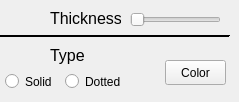
    <widget class="QWidget" name="tab_edge">
     <attribute name="title">
      <string>Edge</string>
     </attribute>
     <widget class="QPushButton" name="button_edge_color">
      <property name="geometry">
       <rect>
        <x>165</x>
        <y>60</y>
        <width>61</width>
        <height>25</height>
       </rect>
      </property>
      <property name="text">
       <string>Color</string>
      </property>
     </widget>
     <widget class="QSlider" name="slider_thickness">
      <property name="geometry">
       <rect>
        <x>130</x>
        <y>10</y>
        <width>91</width>
        <height>20</height>
       </rect>
      </property>
      <property name="orientation">
       <enum>Qt::Horizontal</enum>
      </property>
     </widget>
     <widget class="QLabel" name="label_12">
      <property name="geometry">
       <rect>
        <x>50</x>
        <y>10</y>
        <width>71</width>
        <height>17</height>
       </rect>
      </property>
      <property name="font">
       <font>
        <pointsize>12</pointsize>
        <weight>50</weight>
        <bold>false</bold>
       </font>
      </property>
      <property name="text">
       <string>Thickness</string>
      </property>
     </widget>
     <widget class="QRadioButton" name="type_solid">
      <property name="geometry">
       <rect>
        <x>5</x>
        <y>70</y>
        <width>61</width>
        <height>23</height>
       </rect>
      </property>
      <property name="text">
       <string>Solid</string>
      </property>
      <property name="checked">
       <bool>false</bool>
      </property>
     </widget>
     <widget class="QRadioButton" name="type_dotted">
      <property name="geometry">
       <rect>
        <x>65</x>
        <y>70</y>
        <width>71</width>
        <height>23</height>
       </rect>
      </property>
      <property name="text">
       <string>Dotted</string>
      </property>
      <property name="checked">
       <bool>false</bool>
      </property>
     </widget>
     <widget class="QLabel" name="label_13">
      <property name="geometry">
       <rect>
        <x>50</x>
        <y>45</y>
        <width>40</width>
        <height>20</height>
       </rect>
      </property>
      <property name="font">
       <font>
        <pointsize>12</pointsize>
        <weight>50</weight>
        <italic>false</italic>
        <bold>false</bold>
       </font>
      </property>
      <property name="text">
       <string>Type</string>
      </property>
     </widget>
     <widget class="Line" name="line">
      <property name="geometry">
       <rect>
        <x>0</x>
        <y>28</y>
        <width>230</width>
        <height>16</height>
       </rect>
      </property>
      <property name="palette">
       <palette>
        <active>
         <colorrole role="WindowText">
          <brush brushstyle="SolidPattern">
           <color alpha="255">
            <red>255</red>
            <green>255</green>
            <blue>255</blue>
           </color>
          </brush>
         </colorrole>
         <colorrole role="Button">
          <brush brushstyle="SolidPattern">
           <color alpha="255">
            <red>0</red>
            <green>0</green>
            <blue>0</blue>
           </color>
          </brush>
         </colorrole>
         <colorrole role="Light">
          <brush brushstyle="SolidPattern">
           <color alpha="255">
            <red>0</red>
            <green>0</green>
            <blue>0</blue>
           </color>
          </brush>
         </colorrole>
         <colorrole role="Midlight">
          <brush brushstyle="SolidPattern">
           <color alpha="255">
            <red>0</red>
            <green>0</green>
            <blue>0</blue>
           </color>
          </brush>
         </colorrole>
         <colorrole role="Dark">
          <brush brushstyle="SolidPattern">
           <color alpha="255">
            <red>0</red>
            <green>0</green>
            <blue>0</blue>
           </color>
          </brush>
         </colorrole>
         <colorrole role="Mid">
          <brush brushstyle="SolidPattern">
           <color alpha="255">
            <red>0</red>
            <green>0</green>
            <blue>0</blue>
           </color>
          </brush>
         </colorrole>
         <colorrole role="Text">
          <brush brushstyle="SolidPattern">
           <color alpha="255">
            <red>255</red>
            <green>255</green>
            <blue>255</blue>
           </color>
          </brush>
         </colorrole>
         <colorrole role="BrightText">
          <brush brushstyle="SolidPattern">
           <color alpha="255">
            <red>255</red>
            <green>255</green>
            <blue>255</blue>
           </color>
          </brush>
         </colorrole>
         <colorrole role="ButtonText">
          <brush brushstyle="SolidPattern">
           <color alpha="255">
            <red>255</red>
            <green>255</green>
            <blue>255</blue>
           </color>
          </brush>
         </colorrole>
         <colorrole role="Base">
          <brush brushstyle="SolidPattern">
           <color alpha="255">
            <red>0</red>
            <green>0</green>
            <blue>0</blue>
           </color>
          </brush>
         </colorrole>
         <colorrole role="Window">
          <brush brushstyle="SolidPattern">
           <color alpha="255">
            <red>0</red>
            <green>0</green>
            <blue>0</blue>
           </color>
          </brush>
         </colorrole>
         <colorrole role="Shadow">
          <brush brushstyle="SolidPattern">
           <color alpha="255">
            <red>0</red>
            <green>0</green>
            <blue>0</blue>
           </color>
          </brush>
         </colorrole>
         <colorrole role="AlternateBase">
          <brush brushstyle="SolidPattern">
           <color alpha="255">
            <red>0</red>
            <green>0</green>
            <blue>0</blue>
           </color>
          </brush>
         </colorrole>
         <colorrole role="ToolTipBase">
          <brush brushstyle="SolidPattern">
           <color alpha="255">
            <red>255</red>
            <green>255</green>
            <blue>220</blue>
           </color>
          </brush>
         </colorrole>
         <colorrole role="ToolTipText">
          <brush brushstyle="SolidPattern">
           <color alpha="255">
            <red>0</red>
            <green>0</green>
            <blue>0</blue>
           </color>
          </brush>
         </colorrole>
         <colorrole role="PlaceholderText">
          <brush brushstyle="SolidPattern">
           <color alpha="128">
            <red>255</red>
            <green>255</green>
            <blue>255</blue>
           </color>
          </brush>
         </colorrole>
        </active>
        <inactive>
         <colorrole role="WindowText">
          <brush brushstyle="SolidPattern">
           <color alpha="255">
            <red>255</red>
            <green>255</green>
            <blue>255</blue>
           </color>
          </brush>
         </colorrole>
         <colorrole role="Button">
          <brush brushstyle="SolidPattern">
           <color alpha="255">
            <red>0</red>
            <green>0</green>
            <blue>0</blue>
           </color>
          </brush>
         </colorrole>
         <colorrole role="Light">
          <brush brushstyle="SolidPattern">
           <color alpha="255">
            <red>0</red>
            <green>0</green>
            <blue>0</blue>
           </color>
          </brush>
         </colorrole>
         <colorrole role="Midlight">
          <brush brushstyle="SolidPattern">
           <color alpha="255">
            <red>0</red>
            <green>0</green>
            <blue>0</blue>
           </color>
          </brush>
         </colorrole>
         <colorrole role="Dark">
          <brush brushstyle="SolidPattern">
           <color alpha="255">
            <red>0</red>
            <green>0</green>
            <blue>0</blue>
           </color>
          </brush>
         </colorrole>
         <colorrole role="Mid">
          <brush brushstyle="SolidPattern">
           <color alpha="255">
            <red>0</red>
            <green>0</green>
            <blue>0</blue>
           </color>
          </brush>
         </colorrole>
         <colorrole role="Text">
          <brush brushstyle="SolidPattern">
           <color alpha="255">
            <red>255</red>
            <green>255</green>
            <blue>255</blue>
           </color>
          </brush>
         </colorrole>
         <colorrole role="BrightText">
          <brush brushstyle="SolidPattern">
           <color alpha="255">
            <red>255</red>
            <green>255</green>
            <blue>255</blue>
           </color>
          </brush>
         </colorrole>
         <colorrole role="ButtonText">
          <brush brushstyle="SolidPattern">
           <color alpha="255">
            <red>255</red>
            <green>255</green>
            <blue>255</blue>
           </color>
          </brush>
         </colorrole>
         <colorrole role="Base">
          <brush brushstyle="SolidPattern">
           <color alpha="255">
            <red>0</red>
            <green>0</green>
            <blue>0</blue>
           </color>
          </brush>
         </colorrole>
         <colorrole role="Window">
          <brush brushstyle="SolidPattern">
           <color alpha="255">
            <red>0</red>
            <green>0</green>
            <blue>0</blue>
           </color>
          </brush>
         </colorrole>
         <colorrole role="Shadow">
          <brush brushstyle="SolidPattern">
           <color alpha="255">
            <red>0</red>
            <green>0</green>
            <blue>0</blue>
           </color>
          </brush>
         </colorrole>
         <colorrole role="AlternateBase">
          <brush brushstyle="SolidPattern">
           <color alpha="255">
            <red>0</red>
            <green>0</green>
            <blue>0</blue>
           </color>
          </brush>
         </colorrole>
         <colorrole role="ToolTipBase">
          <brush brushstyle="SolidPattern">
           <color alpha="255">
            <red>255</red>
            <green>255</green>
            <blue>220</blue>
           </color>
          </brush>
         </colorrole>
         <colorrole role="ToolTipText">
          <brush brushstyle="SolidPattern">
           <color alpha="255">
            <red>0</red>
            <green>0</green>
            <blue>0</blue>
           </color>
          </brush>
         </colorrole>
         <colorrole role="PlaceholderText">
          <brush brushstyle="SolidPattern">
           <color alpha="128">
            <red>255</red>
            <green>255</green>
            <blue>255</blue>
           </color>
          </brush>
         </colorrole>
        </inactive>
        <disabled>
         <colorrole role="WindowText">
          <brush brushstyle="SolidPattern">
           <color alpha="255">
            <red>0</red>
            <green>0</green>
            <blue>0</blue>
           </color>
          </brush>
         </colorrole>
         <colorrole role="Button">
          <brush brushstyle="SolidPattern">
           <color alpha="255">
            <red>0</red>
            <green>0</green>
            <blue>0</blue>
           </color>
          </brush>
         </colorrole>
         <colorrole role="Light">
          <brush brushstyle="SolidPattern">
           <color alpha="255">
            <red>0</red>
            <green>0</green>
            <blue>0</blue>
           </color>
          </brush>
         </colorrole>
         <colorrole role="Midlight">
          <brush brushstyle="SolidPattern">
           <color alpha="255">
            <red>0</red>
            <green>0</green>
            <blue>0</blue>
           </color>
          </brush>
         </colorrole>
         <colorrole role="Dark">
          <brush brushstyle="SolidPattern">
           <color alpha="255">
            <red>0</red>
            <green>0</green>
            <blue>0</blue>
           </color>
          </brush>
         </colorrole>
         <colorrole role="Mid">
          <brush brushstyle="SolidPattern">
           <color alpha="255">
            <red>0</red>
            <green>0</green>
            <blue>0</blue>
           </color>
          </brush>
         </colorrole>
         <colorrole role="Text">
          <brush brushstyle="SolidPattern">
           <color alpha="255">
            <red>0</red>
            <green>0</green>
            <blue>0</blue>
           </color>
          </brush>
         </colorrole>
         <colorrole role="BrightText">
          <brush brushstyle="SolidPattern">
           <color alpha="255">
            <red>255</red>
            <green>255</green>
            <blue>255</blue>
           </color>
          </brush>
         </colorrole>
         <colorrole role="ButtonText">
          <brush brushstyle="SolidPattern">
           <color alpha="255">
            <red>0</red>
            <green>0</green>
            <blue>0</blue>
           </color>
          </brush>
         </colorrole>
         <colorrole role="Base">
          <brush brushstyle="SolidPattern">
           <color alpha="255">
            <red>0</red>
            <green>0</green>
            <blue>0</blue>
           </color>
          </brush>
         </colorrole>
         <colorrole role="Window">
          <brush brushstyle="SolidPattern">
           <color alpha="255">
            <red>0</red>
            <green>0</green>
            <blue>0</blue>
           </color>
          </brush>
         </colorrole>
         <colorrole role="Shadow">
          <brush brushstyle="SolidPattern">
           <color alpha="255">
            <red>0</red>
            <green>0</green>
            <blue>0</blue>
           </color>
          </brush>
         </colorrole>
         <colorrole role="AlternateBase">
          <brush brushstyle="SolidPattern">
           <color alpha="255">
            <red>0</red>
            <green>0</green>
            <blue>0</blue>
           </color>
          </brush>
         </colorrole>
         <colorrole role="ToolTipBase">
          <brush brushstyle="SolidPattern">
           <color alpha="255">
            <red>255</red>
            <green>255</green>
            <blue>220</blue>
           </color>
          </brush>
         </colorrole>
         <colorrole role="ToolTipText">
          <brush brushstyle="SolidPattern">
           <color alpha="255">
            <red>0</red>
            <green>0</green>
            <blue>0</blue>
           </color>
          </brush>
         </colorrole>
         <colorrole role="PlaceholderText">
          <brush brushstyle="SolidPattern">
           <color alpha="128">
            <red>255</red>
            <green>255</green>
            <blue>255</blue>
           </color>
          </brush>
         </colorrole>
        </disabled>
       </palette>
      </property>
      <property name="orientation">
       <enum>Qt::Horizontal</enum>
      </property>
     </widget>
    </widget>
